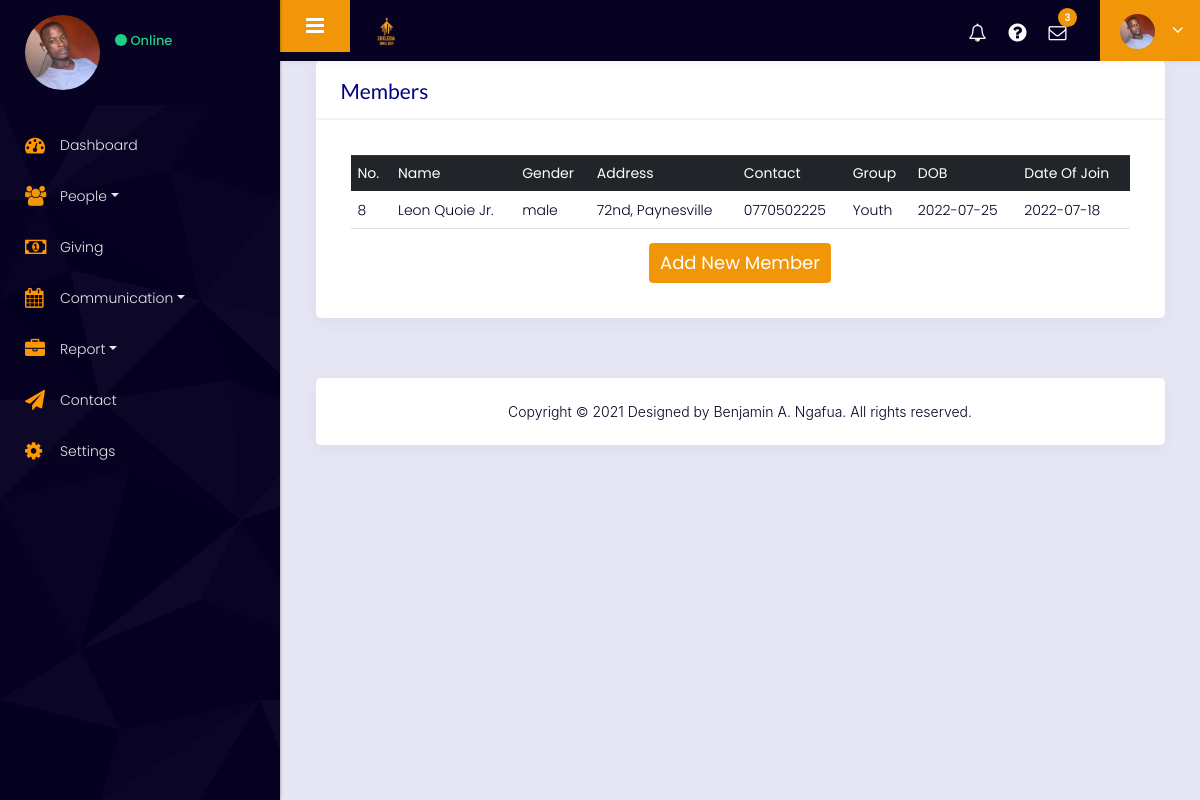
Page /member (signed in) on the earlier database version.
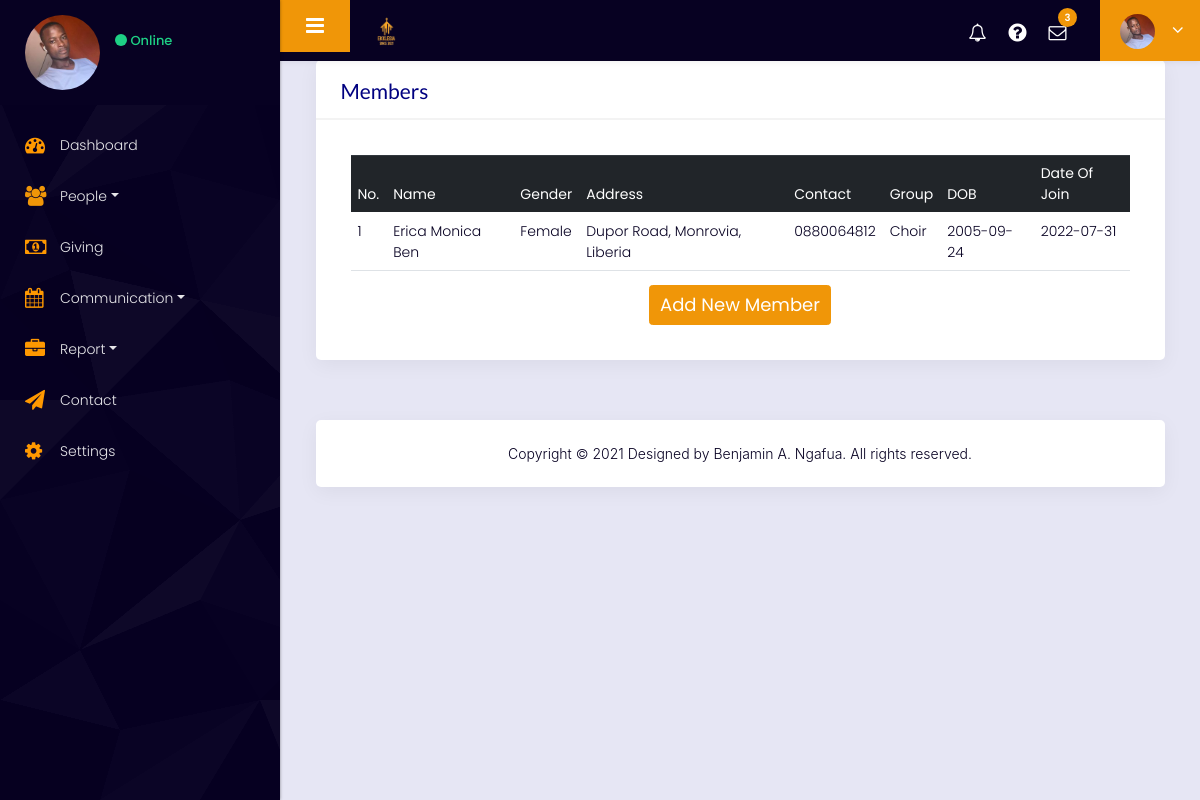
Same page on the later database version.
### tables this page shows
CREATE TABLE members (
        account_id INTEGER,
        member_id INTEGER PRIMARY KEY,
        name TEXT NOT NULL,
        contact TEXT NOT NULL,
        address TEXT NOT NULL,
        department_group TEXT NOT NULL,
        mail TEXT NOT NULL,
        date_of_birth TEXT NOT NULL,
        gender TEXT NOT NULL,
        join_status TEXT NOT NULL,
        joined_date DATETIME,
FOREIGN KEY(account_id) REFERENCES account(account_id)
);

### churchAPP/views.py (the view)
@views.route("/member")
@login_required
def displayMember():
    members = db.execute("SELECT * FROM members WHERE account_id=?", churchId())
    return render_template("member.html",members=members)

### churchAPP/auth.py (called while the page is built)
@auth.before_app_request
def load_logged_in_user():
    user_id = session.get('user_id')
    if user_id is None:
        g.user = None
    else:
        g.user = db.execute(
            'SELECT * FROM account WHERE account_id = ?', (user_id,)
        )[0]

def login_required(view):
    @functools.wraps(view)
    def wrapped_view(**kwargs):
        if g.user is None:
            return redirect("/login")
        return view(**kwargs)
    return wrapped_view

### churchAPP/views.py (called while the page is built)
def churchId():
    row = db.execute("SELECT account_id FROM account WHERE account_id =?", session["user_id"])[0]["account_id"]
    return row

### churchAPP/templates/member.html
{% extends "layout.html" %} {% block innerContaint %}
<div class="container-fluid">
    <div class="row">
        <div class="col-md-12">
            <div class="white_shd full margin_bottom_30">
                <div class="full graph_head">
                    <div class="heading1 margin_0">
                        <h2>Members</h2>
                    </div>
                </div>
                <div class="table_section padding_infor_info">
                    <div class="table-responsive-sm">
                        <table class="table">
                            <thead class="thead-dark">
                                <tr>
                                    <th>No.</th>
                                    <th>Name</th>
                                    <th>Gender</th>
                                    <th>Address</th>
                                    <th>Contact</th>
                                    <th>Group</th>
                                    <th>DOB</th>
                                    <th>Date Of Join</th>
                                </tr>
                            </thead>
                            <tbody>
                                {% for member in members %}
                                <tr>
                                    <td>{{member.member_id}}</td>
                                    <td>{{member.name}} </td>
                                    <td>{{member.gender}}</td>
                                    <td>{{member.address}}</td>
                                    <td>{{member.contact}}</td>
                                    <td>{{member.department_group}}</td>
                                    <td>{{member.date_of_birth}}</td>
                                    <td>{{member.joined_date}}</td>
                                </tr>
                                {% endfor %}
                            </tbody>
                        </table>
                        <div class="button_block center"><button type="button" class="btn cur-p btn-primary"><a href="/add-new-member" id="a">Add New Member</a></button></div>
                    </div>
                </div>
            </div>
        </div>
    </div>
</div>
{% endblock %}

### churchAPP/templates/layout.html (shortened to what this page needs)
<!DOCTYPE html>
<html lang="en">
<head>
    <link rel="stylesheet" href="https://cdnjs.cloudflare.com/ajax/libs/font-awesome/4.6.3/css/font-awesome.min.css">
    <link rel="stylesheet" href="https://maxcdn.bootstrapcdn.com/bootstrap/4.0.0/css/bootstrap.min.css">
    <link rel="stylesheet" href="{{url_for('static', filename='17/css/styles.css')}}">
    <link rel="stylesheet" href="{{url_for('static', filename='css/color_2.css')}}" />
    <link rel="stylesheet" href="https://cdnjs.cloudflare.com/ajax/libs/bootstrap-select/1.13.18/css/bootstrap-select.min.css" />
    <link rel="stylesheet" href="{{url_for('static', filename='css/perfect-scrollbar.css')}}" />
    <link rel="stylesheet" href="{{url_for('static', filename='css/custom.css')}}" />
    <link rel="stylesheet" href="https://cdnjs.cloudflare.com/ajax/libs/semantic-ui/2.1.4/semantic.min.css" />
    <link rel="stylesheet" href="https://cdnjs.cloudflare.com/ajax/libs/fancybox/3.5.7/jquery.fancybox.min.css" />
    <link rel="stylesheet" href="{{url_for('static', filename='style.css')}}" />
    <link rel="stylesheet" href="https://cdnjs.cloudflare.com/ajax/libs/flexslider/2.7.1/flexslider.css">
    <link rel="stylesheet" href="{{url_for('static', filename='css/responsive.css')}}" />
</head>
<body class="dashboard dashboard_1">
    <div class="full_container">
        <div class="inner_container">
            <nav id="sidebar" id="bbg">
                <div class="sidebar_blog_1">
                    <div class="sidebar_user_info">
                        <div class="user_profle_side">
                            <div class="user_img">
                                <img class="img-responsive" src="{{url_for('static', filename='images/layout_img/user_img.jpg')}}" alt="#" /></div>
                            <div class="user_info">
                                <p><span class="online_animation"></span> Online</p>
                            </div>
                        </div>
                    </div>
                </div>
                <div class="sidebar_blog_2">
                    <ul class="list-unstyled components">
                        <li class="active"><a href="/dashboard"><i class="fa fa-dashboard yellow_color"></i> <span>Dashboard</span></a></li>
                        <li><a href="#element" data-toggle="collapse" aria-expanded="false" class="dropdown-toggle"><i class="fa fa-users orange_color"> </i> <span>People</span></a>
                        </li>
                        <li><a href="#"><i class="fa fa-money yellow_color"></i> <span>Giving</span></a>
                        </li>
                        <li>
                            <a href="#apps" data-toggle="collapse" aria-expanded="false" class="dropdown-toggle"><i class="fa fa-calendar yellow_color"></i><span>Communication</span></a>
                        </li>
                        <li><a href="#report" data-toggle="collapse" aria-expanded="false" class="dropdown-toggle"><i class="fa fa-briefcase  yellow_color"></i> <span>Report</span></a>
                        </li>
                        <li>
                            <a href="#">
                                <i class="fa fa-paper-plane yellow_color"></i> <span>Contact</span></a>
                        </li>
                        <li><a href="#"><i class="fa fa-cog yellow_color"></i> <span>Settings</span></a></li>
                    </ul>
                </div>
            </nav>
            <div id="content">
                <div class="topbar">
                    <nav class="navbar navbar-expand-lg navbar-light">
                        <div class="full">
                            <button type="button" id="sidebarCollapse" class="sidebar_toggle"><i class="fa fa-bars"></i></button>
                            <div class="logo_section">
                                <a href="/dashboard"><img class="img-responsive rounded" src="{{url_for('static', filename='images/logo/logo.png')}}" alt="#" /></a>
                            </div>
                            <div class="right_topbar">
                                <div class="icon_info">
                                    <ul>
                                        <li title="notifications"><a href="#"><i class="fa fa-bell-o"></i></a></li>
                                        <li><a href="#"><i class="fa fa-question-circle"></i></a></li>
                                        <li><a href="#"><i class="fa fa-envelope-o"></i><span class="badge">3</span></a></li>
                                    </ul>
                                    <ul class="user_profile_dd">
                                        <li>
                                            <a class="dropdown-toggle" data-toggle="dropdown"><img class="img-responsive rounded-circle" src="{{url_for('static', filename='images/layout_img/user_img.jpg')}}" alt="#" /></a>
                                        </li>
                                    </ul>
                                </div>
                            </div>
                        </div>
                    </nav>
                </div>
                <div class="midde_cont">
                     {% block innerContaint %} {% endblock %}
                    <div class="container-fluid text-warning">
                        <div class="footer">
                            <p>Copyright © 2021 Designed by Benjamin A. Ngafua. All rights reserved.
                            </p>
                        </div>
                    </div>
                </div>
            </div>
        </div>
    </div>
</body>
</html>

### churchAPP/static/css/color_2.css (style rules this page uses)
.topbar .navbar { background: rgb(201, 199, 199); box-shadow: 0 2px 5px rgba(0, 0, 0, 0.05); }
.sidebar_user_info { background: rgb(201, 199, 199); }
.sidebar_toggle { background: #0971b8; }
.icon_info ul.user_profile_dd>li { background: #0971b8; }
.icon_info span.badge { background: #0971b8; }
.icon_info ul li a { color: #333; }
#sidebar { background: rgb(201, 199, 199); background-image: url("../images/layout_img/pattern_h.png"); }
#sidebar ul li a { color: #222; }

### churchAPP/static/css/perfect-scrollbar.css (style rules this page uses)
.ps { overflow: hidden !important; overflow-anchor: none; -ms-overflow-style: none; touch-action: auto; -ms-touch-action: auto; }

Differences in the rows shown:
removed members: member_id "8", name "Leon Quoie Jr.", gender "male", address "72nd, Paynesville", contact "0770502225", department_group "Youth", date_of_birth "2022-07-25", joined_date "2022-07-18"
now on this page (row edited): members: member_id "1", name "Erica Monica Ben", gender "Female", address "Dupor Road, Monrovia, Liberia", contact "0880064812", department_group "Choir", date_of_birth "2005-09-24", joined_date "2022-07-31"
